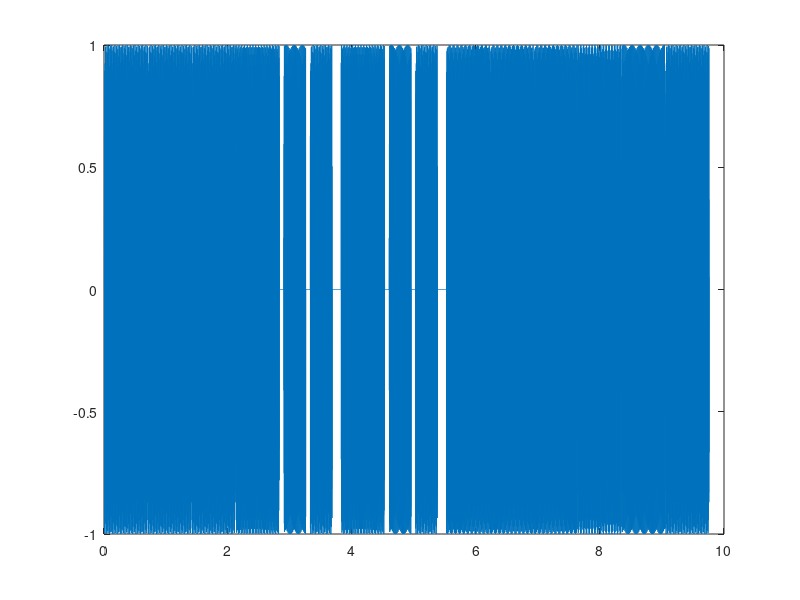

This chart was generated by the following MATLAB code: (Note: this script raises an error after producing the figure.)
clc; clear; close all;

%% Настройки
Fs = 1000; % Частота дискретизации
chord_time = 0.5; % Длительность аккорда в секундах
note_time = 0.7; % Длительность нот в секундах
o = 0; % На сколько октав поднять

% Таблица частот нот
note_freq = struct(...
    'Z', 0.0, ...
    'B3', 246.94, 'F4', 349.23, 'Bb4', 466.16, ...
    'G3', 196.00, 'Bb3', 233.08, 'D5', 587.33, ...
    'C4', 261.63, 'Eb4', 311.13, 'Eb5', 622.254, ...
    'Ab', 207.65, 'D4', 293.66, 'G4', 392.00 ...
);
% B-dur/Gm*4/G*4/Cm*4;
% B-dur*4/Abmaj7*6/B-dur*2/Cm*4;
% Определяем аккорды и длительности (в долях)
chords = { % Adele - Rolling in the deep (Гитара)
    {{'Bb3','D4','F4'}, 4}, ...
    {{'G3','Bb3','D4'}, 4}, ...
    {{'G3','B3','D4'}, 4}, ...
    {{'C4','Eb4','G4'}, 4}, ...
    {{'B3','D4','F4'}, 4}, ...
    {{'Ab','C4','Eb4','G4'}, 6}, ...
    {{'B3','D4','F4'}, 2}, ...
    {{'C4','Eb4','G4'}, 4} ...
};

chords2 = { % Имперский марш
    {{'G4'}, 1}, ...
    {{'G4'}, 1}, ...
    {{'G4'}, 1}, ...
    {{'Eb4'}, 1}, ...
    {{'Z'}, 0.1}, ...
    {{'Bb4'}, 0.5}, ...
    {{'Z'}, 0.1}, ...
    {{'G4'}, 0.5}, ...
    {{'Z'}, 0.2}, ...
    {{'Eb4'}, 1}, ...
    {{'Z'}, 0.1}, ...
    {{'Bb4'}, 0.5}, ...
    {{'Z'}, 0.1}, ...
    {{'G4'}, 0.5}, ...
    {{'Z'}, 0.2}, ...
    {{'D5'}, 1}, ...
    {{'D5'}, 1}, ...
    {{'D5'}, 1}, ...
    {{'Eb5'}, 1}, ...
    {{'Bb4'}, 1}, ...
    {{'G4'}, 1}, ...
};


music = chords2;
time = note_time;

signal = [];
for k = 1:length(music)
    notes = music{k}{1};
    duration = music{k}{2} * time;      
    t = 0:1/Fs:duration-1/Fs;
    
    chord_signal = zeros(1,length(t));
    for n = 1:length(notes)
        f = note_freq.(notes{n}) .* (2.^o);
        chord_signal = chord_signal + sin(2*pi*f*t);
    end
    pause_fraction = 0.01;
    pause_samples = round(pause_fraction * length(t));
    signal = [signal zeros(1, pause_samples)];
    signal = [signal chord_signal];
end

signal = signal / max(abs(signal));
figure;
t = (0:length(signal)-1)/(Fs);
plot(t, signal);

disp(length(signal)/Fs)

player = audioplayer(signal, Fs);
play(player);
audiowrite('melody2.wav', signal, Fs);
